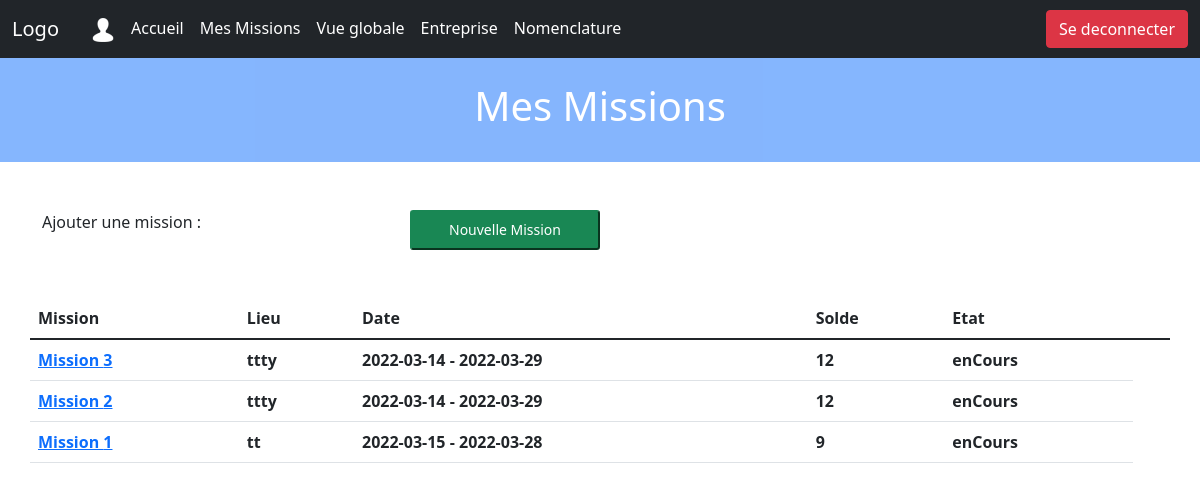
Before: /listeMissions.php (signed in) with the older database file.
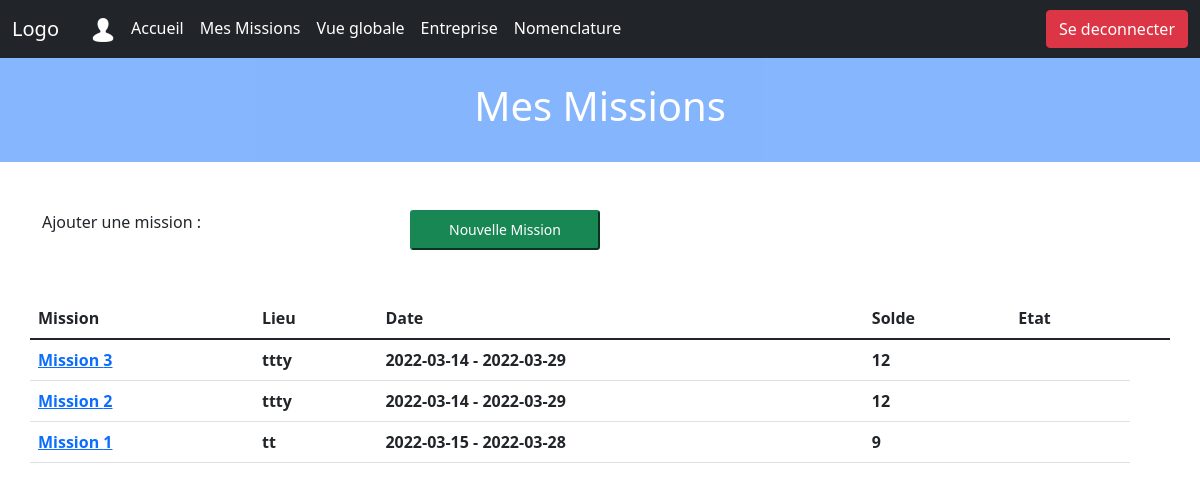
After: the same page with the newer database file.
### tables this page shows
CREATE TABLE IF NOT EXISTS `missions` (
  `Id` varchar(60) NOT NULL,
  `lieu` varchar(100) NOT NULL,
  `debut` date NOT NULL,
  `fin` date NOT NULL,
  `devise` enum('dollars','euro','yen','yuan') NOT NULL,
  `description` varchar(200) NOT NULL,
  `etat` enum('en ours','finis','annulee','supprimee') NOT NULL,
  `solde_initial` float NOT NULL,
  `user_id` varchar(60) NOT NULL,
  PRIMARY KEY (`Id`),
  KEY `FK_missions` (`user_id`)
);

### services/dbFunctions.php (called while the page is built, shortened)
<?php
include_once "./classes/mission.class.php";
function getMissionsByUserId($user_id)
{
    include "./config/config.php";
    try {
        $pdo = new PDO("mysql:host=$server;dbname=$dbname", $user, $password);
        $pdo->setAttribute(PDO::ATTR_ERRMODE, PDO::ERRMODE_EXCEPTION);
        $sql = "SELECT * FROM `missions` WHERE `user_id`= ? ";
        $req = $pdo->prepare($sql);
        $req->execute([$user_id]);
        $result = $req->fetchAll();
        $missions = [];
        foreach ($result as $mission) {
            $missions[] = new Mission($mission["lieu"], $mission["debut"], $mission["fin"], $mission["devise"], $mission["description"], $mission["etat"], $mission["solde_initial"], $mission["user_id"], $mission["Id"]);
        }
        return [
            "status" => "success",
            "result" => $missions
        ];
    } catch (PDOException $e) {
        return [
            "status" => "error",
            "message" => "Connection failed: " . $e->getMessage()
        ];
    }
}

### classes/mission.class.php (called while the page is built, shortened)
<?php
class Mission
{
    private $id;
    private string $lieu;
    private $debut;
    private $fin;
    private string $etat;
    private float $solde_initial;
    public function __construct($lieu, $debut, $fin, $devise, $description, $etat, $solde_initial, $user_id, $id = null)
    {
        if ($id == null) $this->id = uniqid("mission-", true);
        else $this->id = $id;
        $this->lieu = $lieu;
        $this->debut = $debut;
        $this->fin = $fin;
        $this->etat = $etat;
        $this->solde_initial = $solde_initial;
    }
    public function getLieu()
    {
        return $this->lieu;
    }
    public function getDebut()
    {
        return $this->debut;
    }
    public function getFin()
    {
        return $this->fin;
    }
    public function getEtat()
    {
        return $this->etat;
    }
    public function getSolde_initial()
    {
        return $this->solde_initial;
    }
    public function getId()
    {
        return $this->id;
    }
}

### listeMissions.php (the view, shortened to what the changed rows need)
<!DOCTYPE html>
<html>
<head>
    <link href="https://cdn.jsdelivr.net/npm/bootstrap@5.1.3/dist/css/bootstrap.min.css" rel="stylesheet"
>
    <link rel="stylesheet"
        href="https://cdnjs.cloudflare.com/ajax/libs/bootstrap-datepicker/1.9.0/css/bootstrap-datepicker.min.css">
</head>
<body>
    <?php
    include "navbar.php";
    include "./services/dbFunctions.php";
    $user_id = $_SESSION["id"];
    ?>
    <main>
        <div class="container-fluid p-4 bg-primary text-center text-white opacity-50">
            <h1>Mes Missions</h1>
        </div>
        <section class="py-5">
            <div class="container">
                <div class="row mt-5 overflow-auto">
                    <table class="table">
                        <thead class="thead-dark">
                            <tr>
                                <th scope="col">Mission</th>
                                <th scope="col">Lieu</th>
                                <th scope="col">Date</th>
                                <th scope="col">Solde</th>
                                <th scope="col">Etat</th>
                                <th scope="col"></th>
                            </tr>
                        </thead>
                        <tbody>
                            <?php
                            $missions = [];
                            $result = getMissionsByUserId($user_id);
                            if ($result["status"] == "success") {
                                $missions = array_reverse($result["result"]);
                            }
                            if (!empty($missions)) {
                                $totalMission = count($missions);
                                $indiceMission = $totalMission + 1;
                                foreach ($missions as $mission) {
                                    $mission_id = $mission->getId();
                                    $indiceMission  -= 1;
                                    echo '<tr id="' . $mission->getId() . '">
                                            <th scope="col"><a href="page_mission.php?mission_id=' . $mission_id . '&number=' . $indiceMission . '" class="link-primary"> Mission ' . $indiceMission . '</a></th>
                                            <th scope="col">' . $mission->getLieu() . '</th>
                                            <th scope="col">' . $mission->getDebut() . ' - ' . $mission->getFin() . '</th>
                                            <th scope="col">' . $mission->getSolde_initial() . '</th>
                                            <th scope="col">' . $mission->getEtat() . '</th>';
                            ?>
                            <?php
                                }
                            }
                            ?>
                        </tbody>
                    </table>
                </div>
            </div>
        </section>
    </main>
</body>
</html>

Changed rows visible on the page:
changed missions (number 1 of 3 on the later page): etat "enCours" → (not shown)
changed missions (number 2 of 3 on the later page): etat "enCours" → (not shown)
changed missions "tt": etat "enCours" → (not shown)
